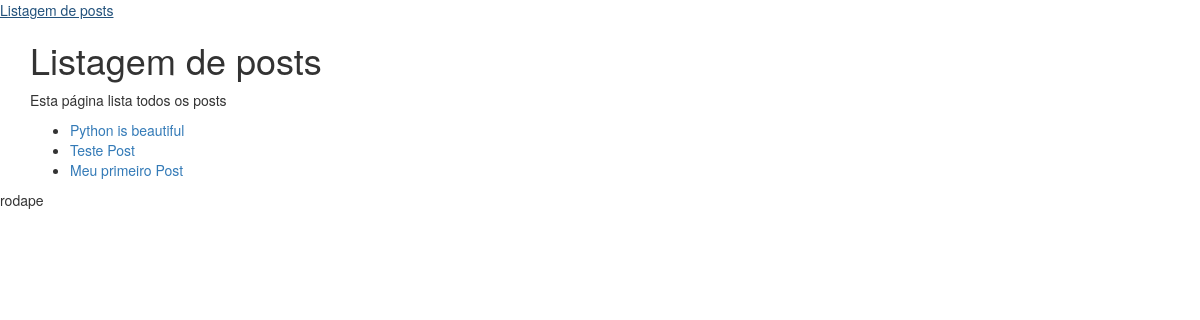
The page /posts on the database its author committed.
### my_app/models.py (models this page shows, shortened)
class Post(models.Model):
    title = models.CharField(max_length=255, verbose_name='Título')
    subtitle = models.CharField(max_length=255, null=True, blank=True, verbose_name='Subtítulo')
    content = models.TextField(verbose_name='conteúdo')
    user = models.ForeignKey(User, on_delete=models.PROTECT, verbose_name='Autor')
    categorias = models.ManyToManyField(Categoria, verbose_name='Categorias')
    class Meta:
        verbose_name = 'Artigo'

### my_app/views.py (the view)
# urls.py: path('posts', vp.post_list, name='post_list'),
def post_list(request):
    data_page = {
        'title': 'Listagem de posts',
        'description': 'Esta página lista todos os posts',
        'posts': Post.objects.all()
    }
    return render(request, 'posts/post_list.html', data_page)

### templates/posts/post_list.html
{% extends 'base.html' %}
{% block content %}
<div class="container">
    <h1>{{ title }}</h1>
    <p>{{ description }}</p>
    <ul>
        {% for post in posts %}
            <li><a href="{% url 'post_show' post.id %}">{{ post.title }}</a></li>
        {% endfor %}
    </ul>
</div>
{% endblock %}

### rows shown on the page
Post: title "Python is beautiful"
Post: title "Teste Post"
Post: title "Meu primeiro Post"

### other values the page prints
{{ title }} "Listagem de posts"
{{ description }} "Esta página lista todos os posts"
